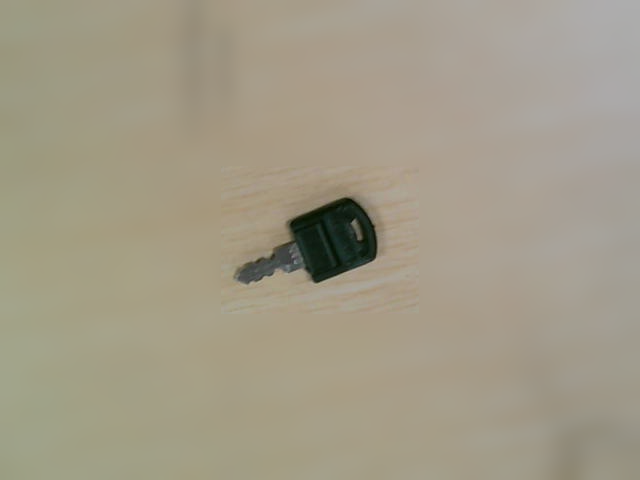
#> input picture Opencv project training/23 Intelligent Count with form information/photodata/image001.png, 640 x 480 px; its folder holds only this picture in this run
$ python -i tally.py   (imports and definitions only)
#> lines starting #> are read from the running program, lines starting #| are printed output that depends on the picture; after the words box and inside, x2 and y2 are one past the last pixel; in counts of white or black regions, pixels touching at a corner belong together
#> further down, picture is the input picture: shape (480, 640, 3); mean B, G, R 135.9, 155, 162
import cv2
import numpy as np
import os
import pandas as pd

class VideoCap():
    """
    自定义的摄像头调取类
    """
    # [86 lines left out: functions CapInit, read, readPath, ImagePath, Bbox_img, maskBbox and 2 more, not called in this run]

def preProcessing(img):
    """
    预处理阶段
    :param img: 图像
    :return: 经过了高斯、canny，膨胀、闭运算操作
    """
    imgPre = cv2.GaussianBlur(img, (5, 5), 3)
    thresh1 = cv2.getTrackbarPos("Threshold1", "Settings")
    thresh2 = cv2.getTrackbarPos("Threshold2", "Settings")
    imgPre = cv2.Canny(imgPre, thresh1, thresh2)
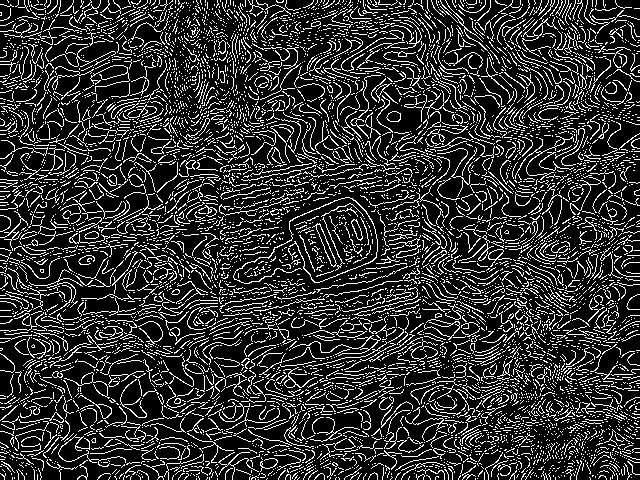
#> imgPre: shape (480, 640); 19.2% white in thin lines or dots
    kernel = np.ones((3, 3), np.uint8)
    imgPre = cv2.dilate(imgPre, kernel, iterations=1)
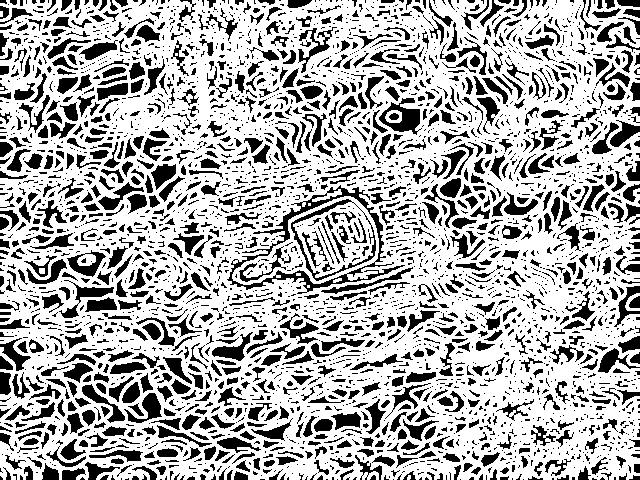
#> imgPre: shape (480, 640); 68.7% white; 3381 black regions (2336 under 20 px), largest, box (x1, y1, x2, y2) and area: (227, 185, 405, 294) 2228, (379, 98, 422, 135) 718, (291, 199, 376, 281) 703
    imgPre = cv2.morphologyEx(imgPre, cv2.MORPH_CLOSE, kernel)
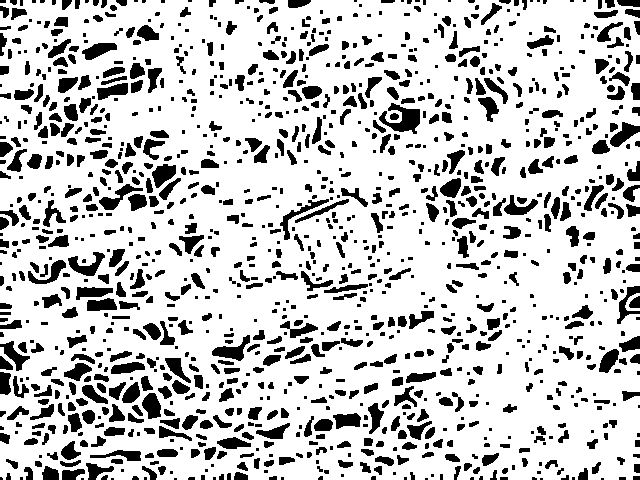
#> imgPre: shape (480, 640); 78.4% white; 1284 black regions (466 under 20 px), largest, box (x1, y1, x2, y2) and area: (379, 103, 420, 134) 637, (212, 335, 250, 361) 411, (68, 252, 105, 276) 393

    return imgPre

# [107 lines left out: functions findContours, stackImages, Adjusted_image, excelmation, drawContour, not called in this run]

>>> import cv2
>>> picture = cv2.imread('photodata/image001.png')
>>> result = preProcessing(picture)

$ run again, on Opencv project training/23 Intelligent Count with form information/photodata/image002.png
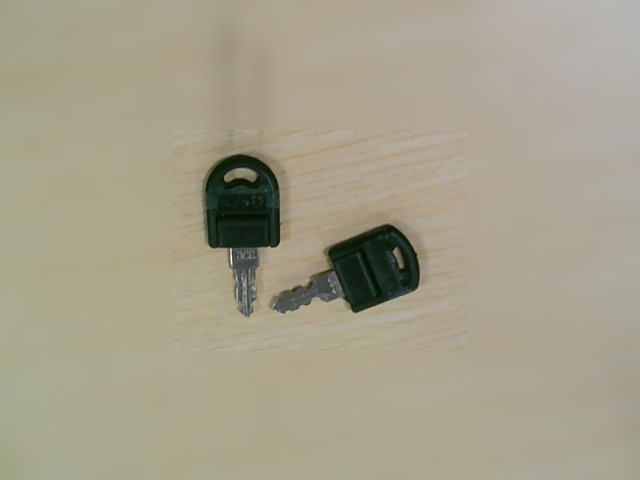
#> input picture Opencv project training/23 Intelligent Count with form information/photodata/image002.png, 640 x 480 px
#> picture is the input picture: shape (480, 640, 3); mean B, G, R 139.4, 159.7, 165.4
#> in preProcessing, `imgPre = cv2.Canny(imgPre, thresh1, thresh2)`:
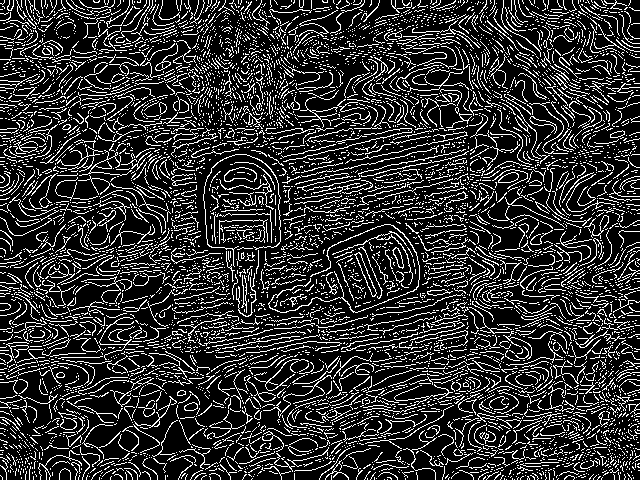
#> imgPre: shape (480, 640); 19.2% white in thin lines or dots
#> in preProcessing, `imgPre = cv2.morphologyEx(imgPre, cv2.MORPH_CLOSE, kernel)`:
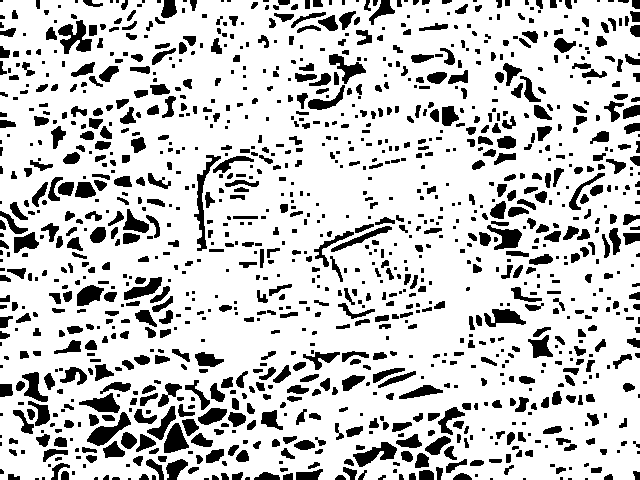
#> imgPre: shape (480, 640); 79.3% white; 1239 black regions (494 under 20 px), largest, box (x1, y1, x2, y2) and area: (58, 20, 92, 54) 606, (194, 155, 221, 251) 584, (87, 412, 131, 446) 548

$ run again, on Opencv project training/23 Intelligent Count with form information/photodata/image003.png
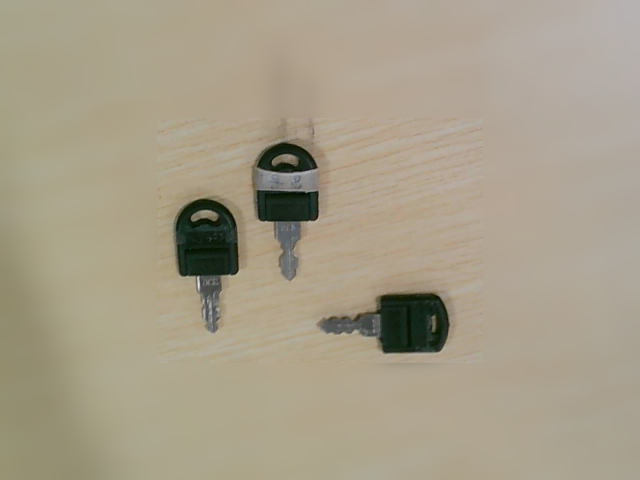
#> input picture Opencv project training/23 Intelligent Count with form information/photodata/image003.png, 640 x 480 px
#> picture is the input picture: shape (480, 640, 3); mean B, G, R 137.4, 157.7, 166.8
#> in preProcessing, `imgPre = cv2.Canny(imgPre, thresh1, thresh2)`:
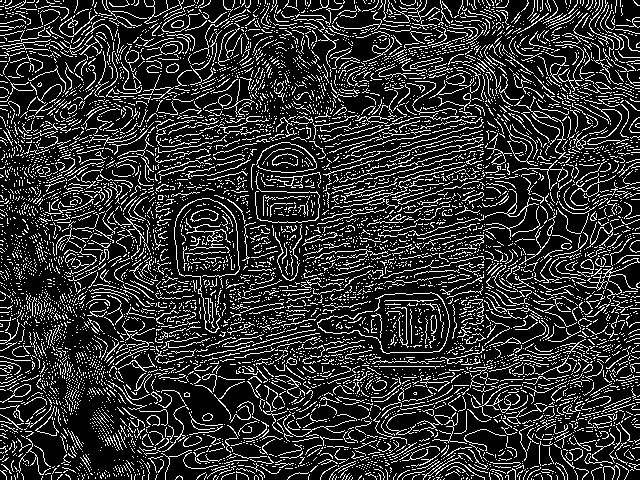
#> imgPre: shape (480, 640); 19% white in thin lines or dots
#> in preProcessing, `imgPre = cv2.morphologyEx(imgPre, cv2.MORPH_CLOSE, kernel)`:
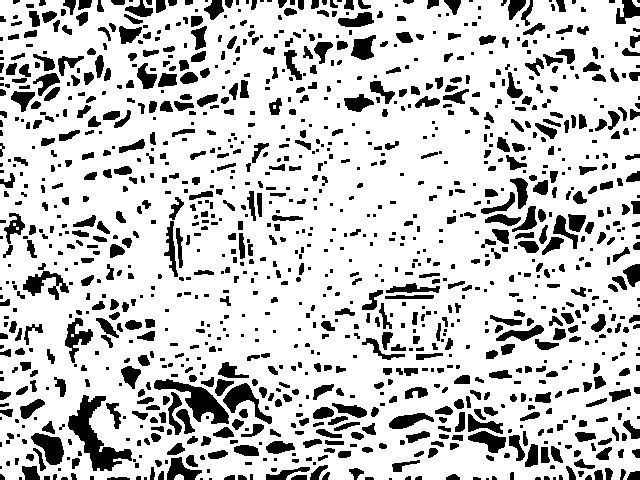
#> imgPre: shape (480, 640); 79.3% white; 1229 black regions (495 under 20 px), largest, box (x1, y1, x2, y2) and area: (68, 395, 132, 471) 1708, (154, 379, 229, 424) 1209, (223, 383, 272, 424) 674

$ run again, on Opencv project training/23 Intelligent Count with form information/photodata/image004.png
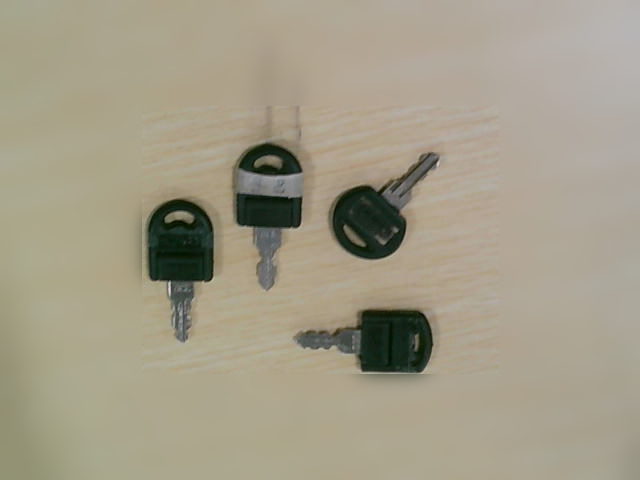
#> input picture Opencv project training/23 Intelligent Count with form information/photodata/image004.png, 640 x 480 px
#> picture is the input picture: shape (480, 640, 3); mean B, G, R 136.2, 156.2, 162.9
#> in preProcessing, `imgPre = cv2.Canny(imgPre, thresh1, thresh2)`:
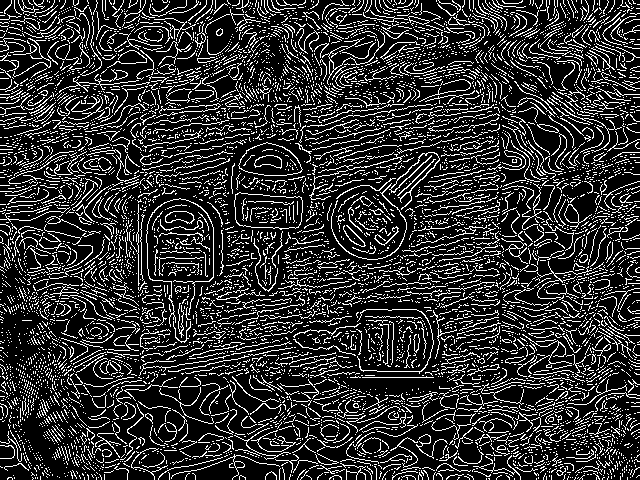
#> imgPre: shape (480, 640); 19.1% white in thin lines or dots
#> in preProcessing, `imgPre = cv2.morphologyEx(imgPre, cv2.MORPH_CLOSE, kernel)`:
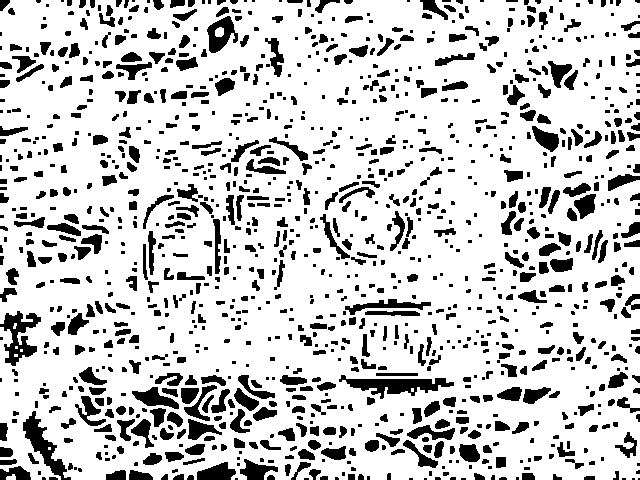
#> imgPre: shape (480, 640); 80% white; 1243 black regions (518 under 20 px), largest, box (x1, y1, x2, y2) and area: (339, 375, 454, 399) 1219, (0, 311, 41, 366) 1010, (23, 411, 71, 480) 990
